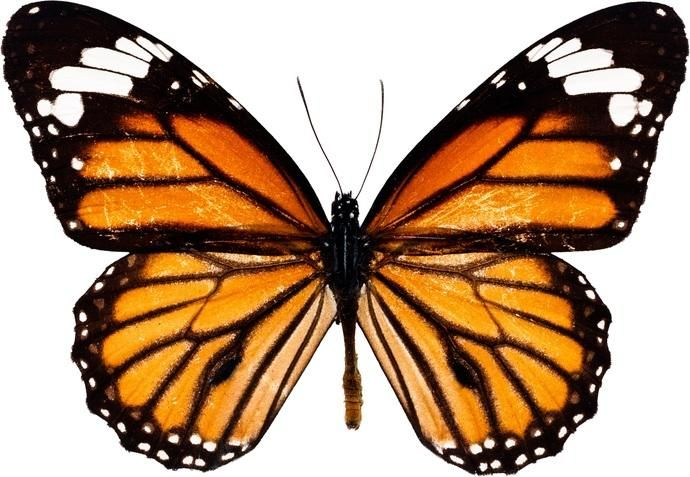
//> input picture i_o/Butterfly.jpg, 690 x 477 px
$ ./canny_cuda   (built with g++ and OpenCV 4)
//> lines starting //> are read from the running program, lines starting //| are printed output that depends on the picture
#include <opencv2/opencv.hpp>
#include <iostream>
#include <chrono>
#include <vector>
#include <fstream>
#include <omp.h>

// Include the Gnuplot library
#include "gnuplot-iostream.h"

using namespace cv;

// Function to perform non-maximum suppression
void nonMaxSuppression(const Mat& gradientMagnitude, const Mat& gradientDirection, Mat& nonMaxSuppressed) {
    int rows = gradientMagnitude.rows;
    int cols = gradientMagnitude.cols;

    nonMaxSuppressed = Mat(rows, cols, CV_8UC1, Scalar(0));

    for (int y = 1; y < rows - 1; ++y) {
        for (int x = 1; x < cols - 1; ++x) {
            float magnitude = gradientMagnitude.at<float>(y, x);
            float direction = gradientDirection.at<float>(y, x);

            float grad1, grad2;

            // Determine neighbor pixel coordinates based on gradient direction
            if (direction < 0) {
                direction += M_PI;
            }

            if (direction <= M_PI / 8 || direction > 7 * M_PI / 8) {
                grad1 = gradientMagnitude.at<float>(y, x + 1);
                grad2 = gradientMagnitude.at<float>(y, x - 1);
            } else if (direction <= 3 * M_PI / 8) {
                grad1 = gradientMagnitude.at<float>(y - 1, x + 1);
                grad2 = gradientMagnitude.at<float>(y + 1, x - 1);
            } else if (direction <= 5 * M_PI / 8) {
                grad1 = gradientMagnitude.at<float>(y - 1, x);
                grad2 = gradientMagnitude.at<float>(y + 1, x);
            } else {
                grad1 = gradientMagnitude.at<float>(y - 1, x - 1);
                grad2 = gradientMagnitude.at<float>(y + 1, x + 1);
            }

            // Suppress non-maximum pixels
            if (magnitude >= grad1 && magnitude >= grad2) {
                nonMaxSuppressed.at<uchar>(y, x) = static_cast<uchar>(magnitude);
            }
        }
    }
}

// Function to perform hysteresis thresholding
void hysteresisThresholding(const Mat& nonMaxSuppressed, Mat& edges, double lowThreshold, double highThreshold) {
    int rows = nonMaxSuppressed.rows;
    int cols = nonMaxSuppressed.cols;

    edges = Mat(rows, cols, CV_8UC1, Scalar(0));

    for (int y = 0; y < rows; ++y) {
        for (int x = 0; x < cols; ++x) {
            uchar pixelValue = nonMaxSuppressed.at<uchar>(y, x);

            if (pixelValue >= highThreshold) {
                edges.at<uchar>(y, x) = 255; // Strong edge
            } else if (pixelValue >= lowThreshold) {
                edges.at<uchar>(y, x) = 127; // Weak edge
            } else {
                edges.at<uchar>(y, x) = 0; // Suppress
            }
        }
    }
}

// Sequential Canny edge detection function
void sequentialCannyEdgeDetection(const Mat& image) {
    // Convert image to grayscale if it's not already
    Mat grayImage;
    if (image.channels() > 1) {
        cvtColor(image, grayImage, COLOR_BGR2GRAY);
    } else {
        grayImage = image.clone();
    }

    // Apply Gaussian blur to reduce noise
    Mat blurredImage;
    GaussianBlur(grayImage, blurredImage, Size(5, 5), 1.4, 1.4);

    // Compute gradients using Sobel operator
    Mat gradX, gradY;
    Sobel(blurredImage, gradX, CV_32F, 1, 0);
    Sobel(blurredImage, gradY, CV_32F, 0, 1);

	if (gradX.depth() != CV_32F && gradX.depth() != CV_64F) {
		std::cerr << "Error: Gradient matrices have unsupported depth." << std::endl;
		return;
	}

	// Convert depth if necessary
	if (gradX.depth() != CV_32F) {
		gradX.convertTo(gradX, CV_32F);
		gradY.convertTo(gradY, CV_32F);
	}

    // Convert depth if necessary
    if (gradX.depth() != CV_32F) {
        gradX.convertTo(gradX, CV_32F);
        gradY.convertTo(gradY, CV_32F);
    }

    // Compute gradient magnitude and direction
    Mat gradientMagnitude, gradientDirection;
    cartToPolar(gradX, gradY, gradientMagnitude, gradientDirection, true);

    // Non-maximum suppression
    Mat nonMaxSuppressed;
    nonMaxSuppression(gradientMagnitude, gradientDirection, nonMaxSuppressed);

    // Apply hysteresis thresholding
    Mat edges;
    double highThreshold = 150;
    double lowThreshold = 50;
    hysteresisThresholding(nonMaxSuppressed, edges, lowThreshold, highThreshold);
}

void parallelCannyEdgeDetection(const unsigned char* inputImage, unsigned char* outputImage, int width, int height) {

    // Check if indices are within image bounds
	#pragma omp parallel for
    for (int y = 0; y < height; ++y) {
        for (int x = 0; x < width; ++x) {
			// Compute gradient magnitude and orientation using Sobel operators
			// Sobel operators
			int grad_x = 0, grad_y = 0;

			// Define Sobel kernels
			const int sobelX[] = {-1, 0, 1, -2, 0, 2, -1, 0, 1};
			const int sobelY[] = {-1, -2, -1, 0, 0, 0, 1, 2, 1};

			// Apply Sobel operators
			for (int i = -1; i <= 1; ++i) {
				for (int j = -1; j <= 1; ++j) {
					int pixelX = min(max(x + i, 0), width - 1);
					int pixelY = min(max(y + j, 0), height - 1);
					int sobelIndex = (i + 1) * 3 + (j + 1);
					grad_x += inputImage[pixelY * width + pixelX] * sobelX[sobelIndex];
					grad_y += inputImage[pixelY * width + pixelX] * sobelY[sobelIndex];
				}
			}

			// Compute magnitude and direction
			float magnitude = sqrtf(grad_x * grad_x + grad_y * grad_y);
			float orientation = atan2(grad_y, grad_x) * 180 / M_PI;

			// Perform non-maximum suppression
			float gradientDirection = atan2(grad_y, grad_x);
			float grad1, grad2, grad3, grad4;
			float pixelValue = inputImage[y * width + x];

			if (gradientDirection < 0) {
				gradientDirection += M_PI;
			}

			if (gradientDirection <= M_PI / 8 || gradientDirection > 7 * M_PI / 8) {
				grad1 = inputImage[(y + 1) * width + x];
				grad2 = inputImage[(y - 1) * width + x];
			} else if (gradientDirection <= 3 * M_PI / 8) {
				grad1 = inputImage[(y + 1) * width + (x + 1)];
				grad2 = inputImage[(y - 1) * width + (x - 1)];
			} else if (gradientDirection <= 5 * M_PI / 8) {
				grad1 = inputImage[y * width + (x + 1)];
				grad2 = inputImage[y * width + (x - 1)];
			} else {
				grad1 = inputImage[(y - 1) * width + (x + 1)];
				grad2 = inputImage[(y + 1) * width + (x - 1)];
			}

			// Compare pixelValue with its neighbors and suppress non-maximum pixels
			if (pixelValue >= grad1 && pixelValue >= grad2) {
				outputImage[y * width + x] = pixelValue;
			} else {
				outputImage[y * width + x] = 0;
			}

			// Apply hysteresis thresholding
			// Note: You may need to use shared memory for intermediate results
			float highThreshold = 150.0f; // Example threshold values
			float lowThreshold = 50.0f;

			if (outputImage[y * width + x] >= highThreshold) {
				outputImage[y * width + x] = 255; // Strong edge
			} else if (outputImage[y * width + x] >= lowThreshold) {
				outputImage[y * width + x] = 127; // Weak edge
			} else {
				outputImage[y * width + x] = 0; // Suppress
			}
		}
    }
}

// Function to save Gnuplot commands to a file
void saveGnuplotScript(const std::string& filename, const std::string& commands) {
    std::ofstream scriptFile(filename);
    scriptFile << commands;
    scriptFile.close();
}

int main() {
    // Load input image
    Mat inputImage = imread("Butterfly.jpg", IMREAD_GRAYSCALE);
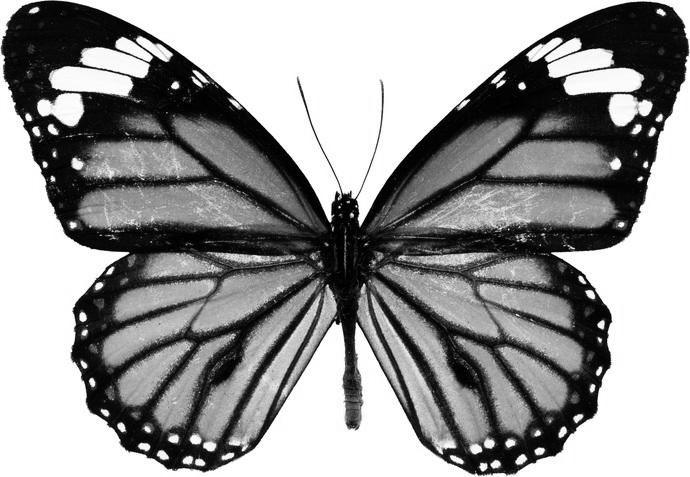
//> inputImage: 477 rows x 690 cols, CV_8UC1; min 0, max 255, mean 151.2
    if (inputImage.empty()) {
        std::cerr << "Error: Unable to load input image." << std::endl;
        return 1;
    }

    // Define problem sizes (N) and numbers of processing elements (p)
    std::vector<int> problemSizes = {512, 1024, 2048};
    std::vector<int> processingElements = {1, 2, 4, 8};

    // Data structures to store running times
    std::vector<std::vector<double>> sequentialRunningTimes(problemSizes.size());
    std::vector<std::vector<double>> parallelRunningTimes(problemSizes.size());

    // Perform experiments for different problem sizes and processing elements
    for (int i = 0; i < problemSizes.size(); ++i) {
        int N = problemSizes[i];

        // Resize input image to desired size (N x N)
        Mat resizedInput;
        resize(inputImage, resizedInput, Size(N, N));

        // Sequential Canny edge detection
        auto startSeq = std::chrono::high_resolution_clock::now();
        Mat sequentialOutput;
        sequentialCannyEdgeDetection(resizedInput);
        auto endSeq = std::chrono::high_resolution_clock::now();
        double sequentialTime = std::chrono::duration<double>(endSeq - startSeq).count();

        // Store sequential running time
        sequentialRunningTimes[i].push_back(sequentialTime);

        for (int j = 0; j < processingElements.size(); ++j) {
            int p = processingElements[j];

            // Allocate memory for output image on the host
            Mat parallelOutput(N, N, CV_8UC1);

            // Launch parallel Canny edge detection
            auto startParallel = std::chrono::high_resolution_clock::now();
			parallelCannyEdgeDetection(resizedInput.data, parallelOutput.data, N, N);
			auto endParallel = std::chrono::high_resolution_clock::now();
            double parallelTime = std::chrono::duration<double>(endParallel - startParallel).count();

            // Store parallel running time
            parallelRunningTimes[i].push_back(parallelTime);

            // Save the output image
            std::string outputFilename = "output_image_" + std::to_string(N) + "_p" + std::to_string(p) + ".jpg";
            imwrite(outputFilename, parallelOutput);
        }
    }
//> this loop made 3 passes
//> pass 1, `resize(inputImage, resizedInput, Size(N, N));`:
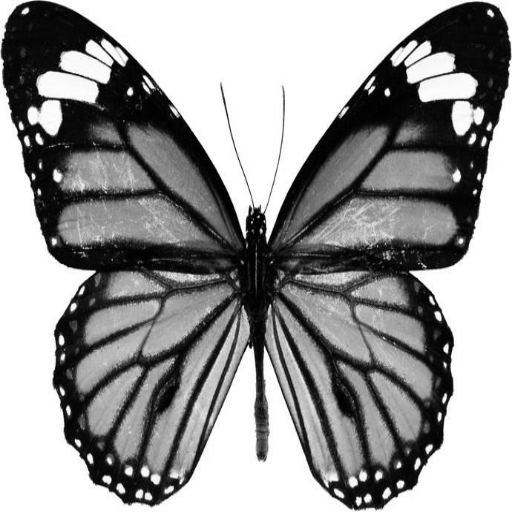
//> resizedInput: 512 rows x 512 cols, CV_8UC1; min 0, max 255, mean 151.2
//> pass 1, in sequentialCannyEdgeDetection, `GaussianBlur(grayImage, blurredImage, Size(5, 5), 1.4, 1.4);`:
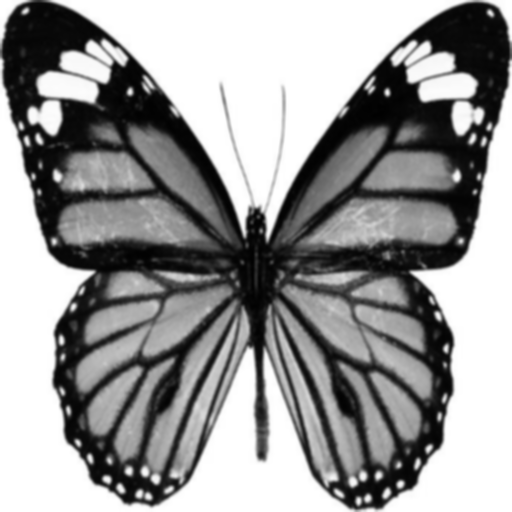
//> blurredImage: 512 rows x 512 cols, CV_8UC1; min 1, max 255, mean 151.1
//> pass 1, in sequentialCannyEdgeDetection, `Sobel(blurredImage, gradX, CV_32F, 1, 0);`:
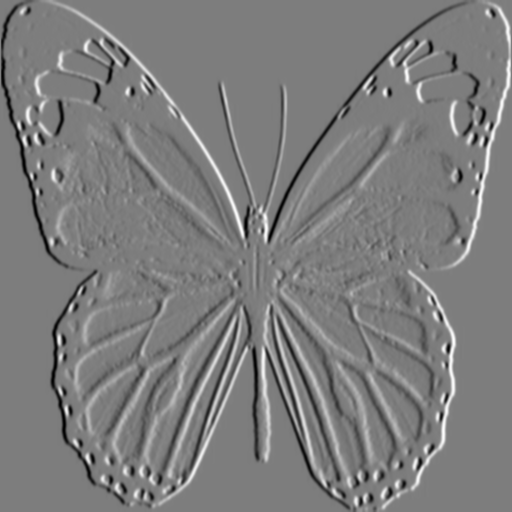
//> gradX: 512 rows x 512 cols, CV_32FC1; min -515, max 531, mean 0; drawn with min black and max white
//> pass 1, in sequentialCannyEdgeDetection, `Sobel(blurredImage, gradY, CV_32F, 0, 1);`:
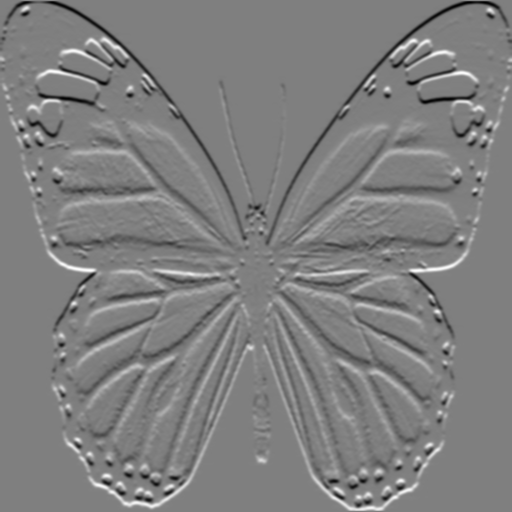
//> gradY: 512 rows x 512 cols, CV_32FC1; min -508, max 508, mean 0.1; drawn with min black and max white

    // Calculate speed up and parallel efficiency
    std::vector<std::vector<double>> speedUp(problemSizes.size(), std::vector<double>(processingElements.size(), 0));
    std::vector<std::vector<double>> parallelEfficiency(problemSizes.size(), std::vector<double>(processingElements.size(), 0));

    for (int i = 0; i < problemSizes.size(); ++i) {
        for (int j = 0; j < processingElements.size(); ++j) {
            speedUp[i][j] = sequentialRunningTimes[i][0] / parallelRunningTimes[i][j];
            parallelEfficiency[i][j] = (speedUp[i][j] / processingElements[j]) * 100;
        }
    }

    // Store data to files for Gnuplot
    std::ofstream speedUpFile("speedup.dat");
    for (int i = 0; i < problemSizes.size(); ++i) {
        for (int j = 0; j < processingElements.size(); ++j) {
            speedUpFile << problemSizes[i] << " " << processingElements[j] << " " << speedUp[i][j] << std::endl;
        }
    }
    speedUpFile.close();

    std::ofstream parallelEfficiencyFile("parallelefficiency.dat");
    for (int i = 0; i < problemSizes.size(); ++i) {
        for (int j = 0; j < processingElements.size(); ++j) {
            parallelEfficiencyFile << problemSizes[i] << " " << processingElements[j] << " " << parallelEfficiency[i][j] << std::endl;
        }
    }
    parallelEfficiencyFile.close();

     // Define Gnuplot commands to plot data
    std::string speedUpCommands = R"(
        set terminal png
        set output 'speedup.png'
        set title 'Speed Up vs Number of Processing Elements'
        set xlabel 'Number of Processing Elements (p)'
        set ylabel 'Speed Up'
        set grid
        plot 'speedup.dat' using 1:2:3 with lines
    )";

    std::string parallelEfficiencyCommands = R"(
        set terminal png
        set output 'parallelefficiency.png'
        set title 'Parallel Efficiency vs Number of Processing Elements'
        set xlabel 'Number of Processing Elements (p)'
        set ylabel 'Parallel Efficiency (%)'
        set zlabel 'Problem Size (N)'
        set grid
        splot 'parallelefficiency.dat' using 1:2:3 with lines
    )";

    // Save Gnuplot commands to script files
    saveGnuplotScript("speedup_script.gp", speedUpCommands);
    saveGnuplotScript("parallelefficiency_script.gp", parallelEfficiencyCommands);

    // Execute Gnuplot commands to generate plots
    system("gnuplot speedup_script.gp");
    system("gnuplot parallelefficiency_script.gp");

    return 0;
}
